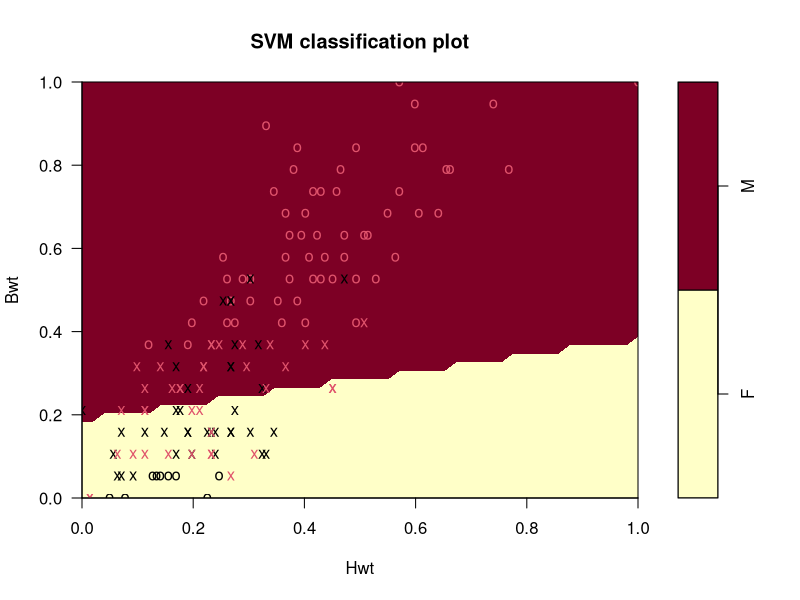
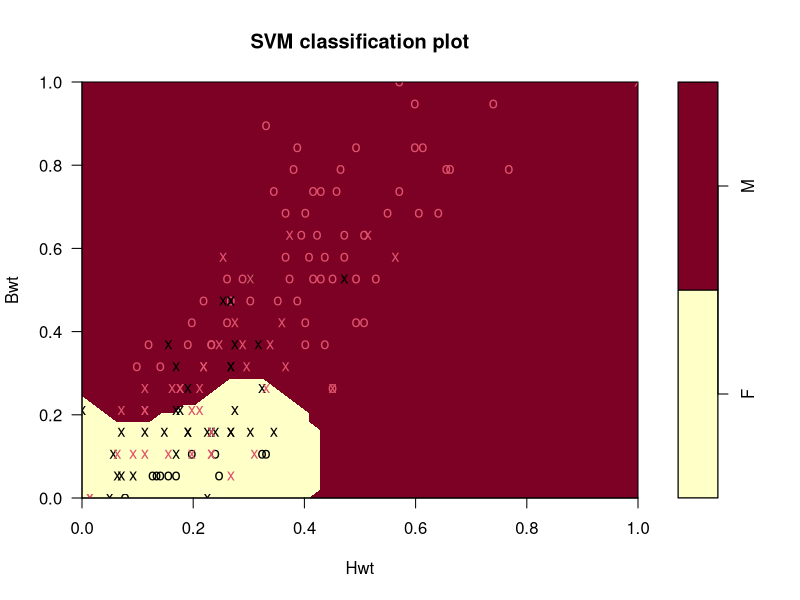
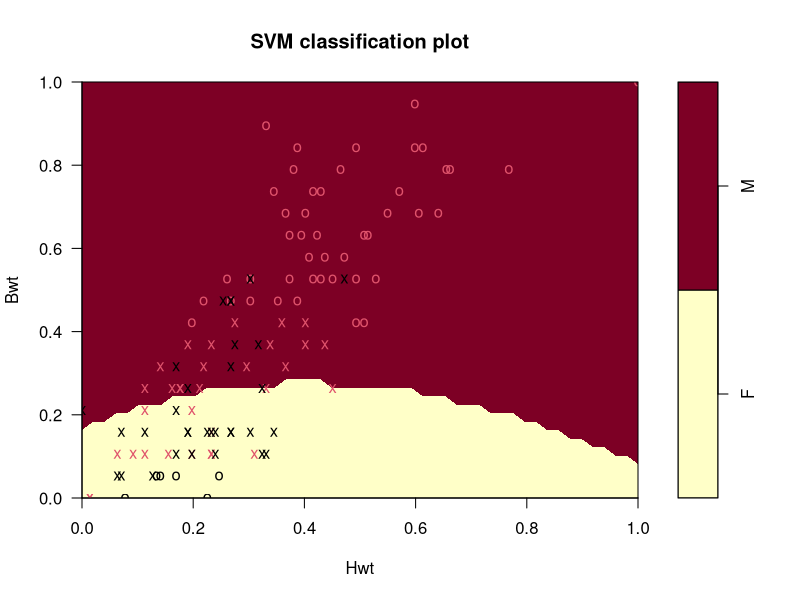

The R source for these figures, in order:
library(MASS)
data(cats)
?cats
library(vegan)

cats1 <- decostand(cats[,-1],"range")

head(cats)
cats1['Sex']=cats$Sex
cats1<-subset(cats1,select=c(Sex,Bwt,Hwt))
cats = cats1
inputData<-cats
#rm(cats,cats1)
head(inputData)
inputData=inputData[sample(1:144,10),]

library(e1071)
model <- svm(Sex~., data = cats1, kernel = "linear",cost = 100)
summary(model)
plot(model, cats1,xlim=c(0,1),ylim=c(0,1))
table(cats1$Sex,cats1$Sex)
compareTable <- table(predict(model),cats1$Sex)  
compareTable


model_kernel <- svm(Sex~., data = cats1, kernel = "radial",cost = 10)
print(model_kernel)
summary(model_kernel)
plot(model_kernel, cats1)
compareTable <- table(predict(model_kernel),cats1$Sex) 
mean(cats1$Sex != predict(model)) #misclassification error

### Tuning
# Prepare training and test data
set.seed(100) # for reproducing results
rowIndices <- 1 : nrow(cats1) # prepare row indices
sampleSize <- 0.8 * length(rowIndices) # training sample size
trainingRows <- sample (rowIndices, sampleSize) # random sampling
trainingData <- cats1[trainingRows, ] # training data
testData <- cats1[-trainingRows, ] # test data

tuned <- tune.svm(Sex ~., data = trainingData, gamma = 10^(-6:-1), cost = 10^(1:2)) # tune

summary (tuned) # to select best gamma and cost


svmfit <- svm (Sex ~ ., data = trainingData, kernel = "radial", cost = 100, gamma=0.01) # radial svm
print(svmfit)
plot(svmfit, trainingData)
compareTable <- table (testData$Sex, predict(svmfit, testData))  # comparison table
mean(testData$Sex != predict(svmfit, testData)) # 13.79% misclassification error


model1 <- svm(Sex~., data = trainingData,gamma=0.1,cost=100)
prediction1 <- predict(model1, testData)
tab1 <- table(pred = prediction1, true = testData[,3])
tab1 

